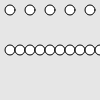
Frame 1 (no input)
Frame 60 (no input): identical to frame 1, image omitted
Frame 120 (the mouse pressed at the canvas centre since frame 60): identical to frame 1, image omitted

The p5.js sketch that drew this single still picture (run headless with seeded random() and noise() and a simulated clock; from frame 60 on, the mouse is pressed at the canvas centre):

// p5.js sketch
// ── sketch.js
function setup() {
  createCanvas(100, 100);
  smooth();
}

function draw() {
  background(230);
  drawCircle(10, 5, 45);
  drawCircle(50,10);

}

function drawCircle(position, number){
  var size = 10;
  for (var i = 0; i < number; i++) {
    var offset = 10;
    var xPos = i * width/number + offset;
    ellipse (xPos, position, size, size);

  }

  // 1. Create a function that draw {number of circles} on {y position}.
}




/*
  for (var i = 0; i < 10; i++) {
    var offset = 10;
    var xPos = i * width/10 + offset;
    ellipse (xPos, 50, size, size);
  }


  for (var i = 0; i < 5; i++) {
    var offset = 10;
    var xPos = i * width/5 + offset;
    if(xPos < width/2){
        fill(0, 255, 0);
    }else{
      fill(0, 0, 255);
    }
    ellipse (xPos, 90, size, size);
  }


  // 1. Create a for loop that draws 10 circles on y position 50 in the canvas.

  // 2. Create a for loop that draw 5 circles on y position 90.
  //    set fill color to red for circles that is positioned on the left side.
  //    set fill color to green for the circle on the middle.
  //    set fill color to blue for circles on the right side.

}
*/
